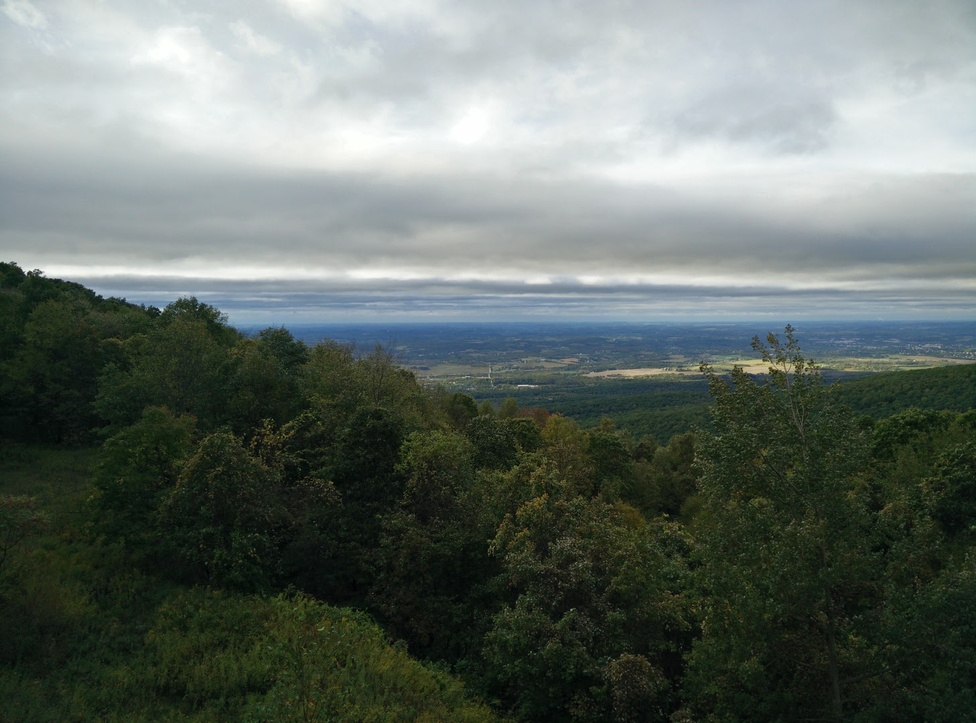
%> input picture data/pano_left.jpg, 976 x 723 px, shrunk from 1457 x 1080 before the run
$ octave q2_1_4.m   (GNU Octave 9; MATLAB toolbox functions it lacks are replaced by stand-ins)
%> lines starting %> are read from the running program, lines starting %| are printed output that depends on the picture
### matlab/matchPics.m
function [locs1, locs2] = matchPics(I1, I2)
%MATCHPICS Extract features, obtain their descriptors, and match them!

%% Convert images to grayscale, if necessary
im1 = im2gray(I1);
im2 = im2gray(I2);
%% Detect features in both images
d1 = detectSURFFeatures(im1); %detectFASTFeatures(im1);
d2 = detectSURFFeatures(im2); %detectFASTFeatures(im2);
%% Obtain descriptors for the computed feature locations
[desc1, locs1] = extractFeatures(im1, d1.Location, 'Method', 'SURF'); %computeBrief(im1, d1.Location);
[desc2, locs2] = extractFeatures(im2, d2.Location, 'Method', 'SURF'); %computeBrief(im2, d2.Location);
%% Match features using the descriptors
pairs = matchFeatures(desc1, desc2);%, 'MatchThreshold', 10.0, 'MaxRatio', 0.688);
locs1 = locs1(pairs(:,1),:).Location;
locs2 = locs2(pairs(:,2),:).Location;
%showMatchedFeatures(I1, I2, locs1, locs2, 'montage');
end

### matlab/q2_1_4.m
%Q2.1.4
close all;
clear all;

%cv_cover = imread('../data/cv_cover.jpg');
%cv_desk = imread('../data/cv_desk.png');
cv_cover = imread('../data/pano_left.jpg');
%> cv_cover is the input picture: size 723x976x3 uint8; mean R, G, B 101.9, 111.1, 105.5
cv_desk = imread('../data/pano_right.jpg');
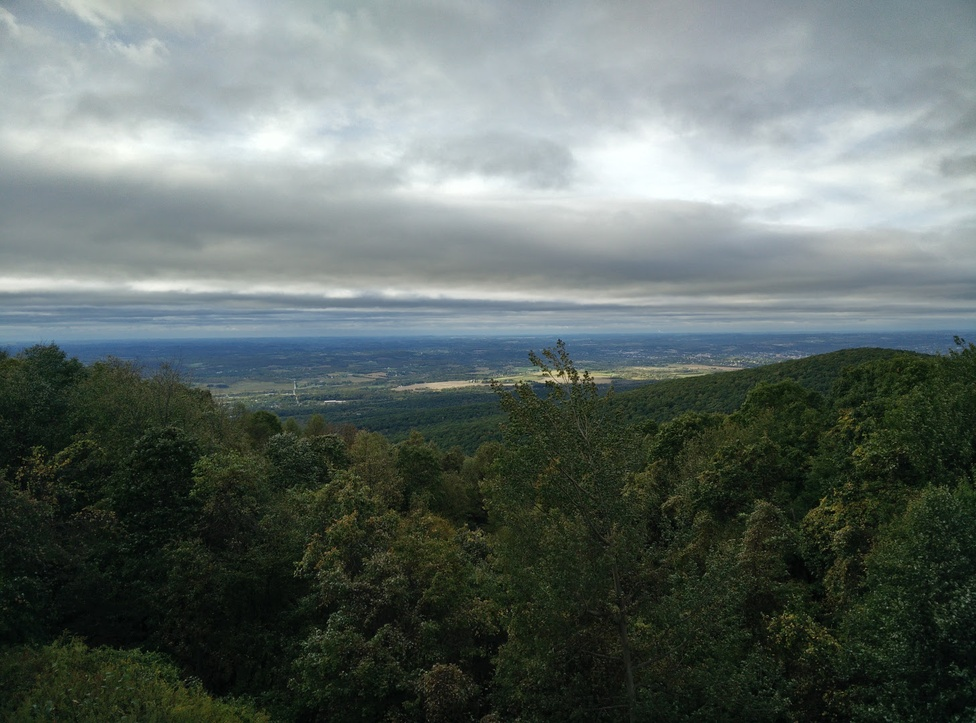
%> input picture data/pano_right.jpg, 976 x 723 px, shrunk from 1457 x 1080 before the run
%> cv_desk is the input picture: size 723x976x3 uint8; mean R, G, B 96.8, 107.1, 103.1


[locs1, locs2] = matchPics(cv_cover, cv_desk);
%> in matchPics, `im1 = im2gray(I1);`:
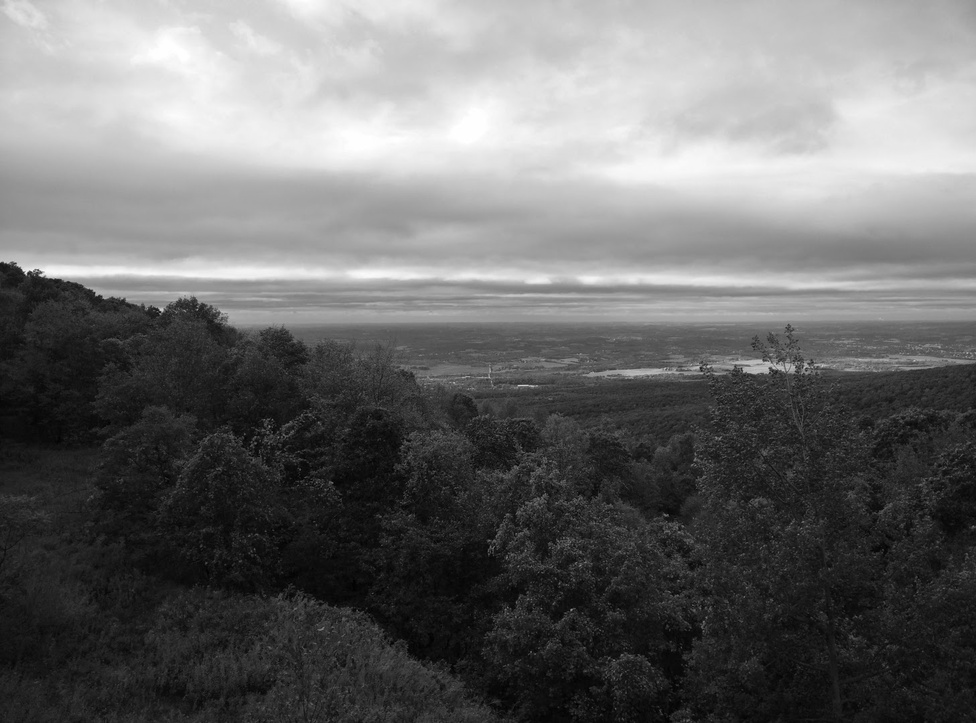
%> im1: size 723x976 uint8; min 1, max 255, mean 107.7
%> in matchPics, `im2 = im2gray(I2);`:
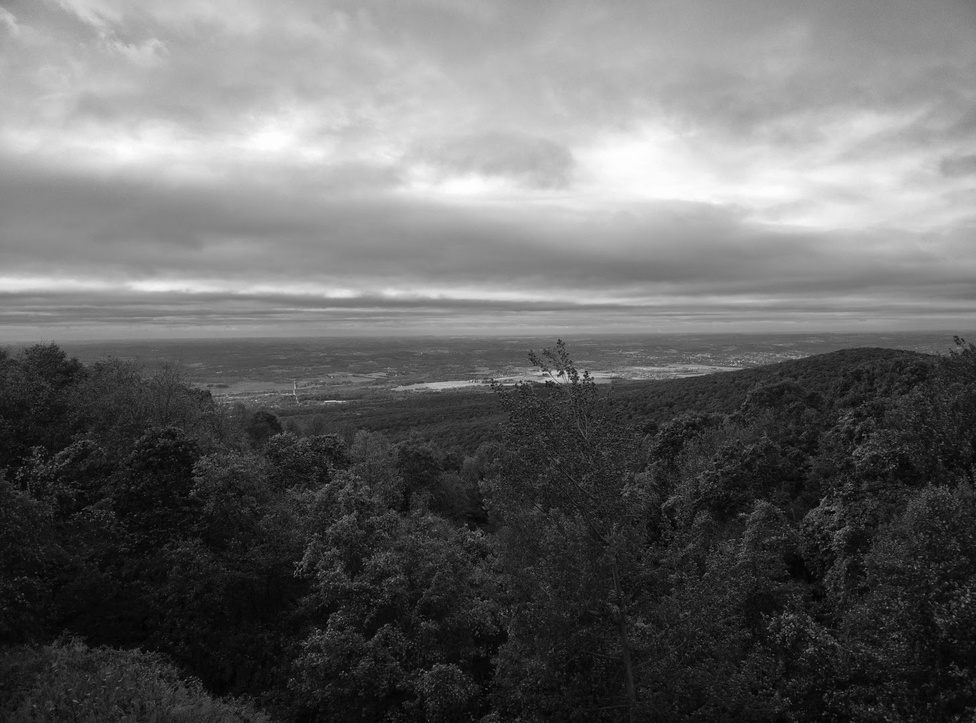
%> im2: size 723x976 uint8; min 0, max 254, mean 103.5
%> the run ends on the next line
